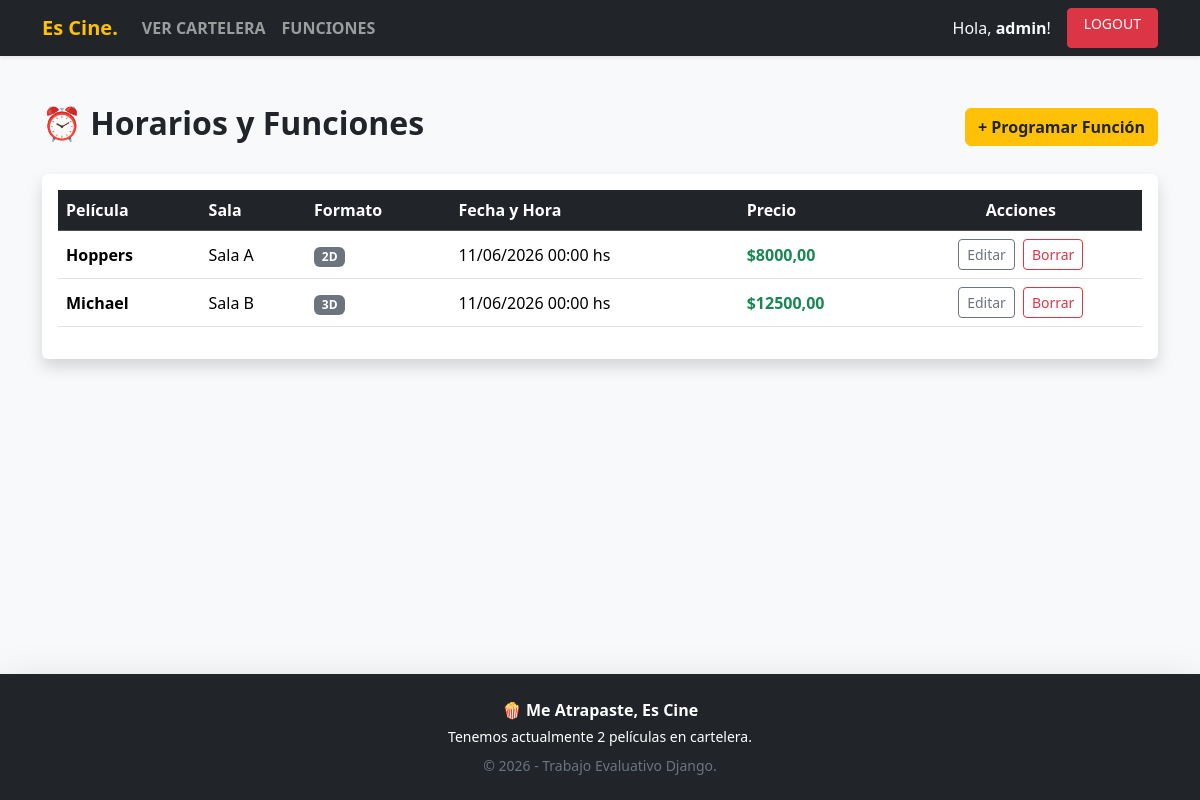
/cine/funciones/ (signed in), run on an earlier commit of the app's database.
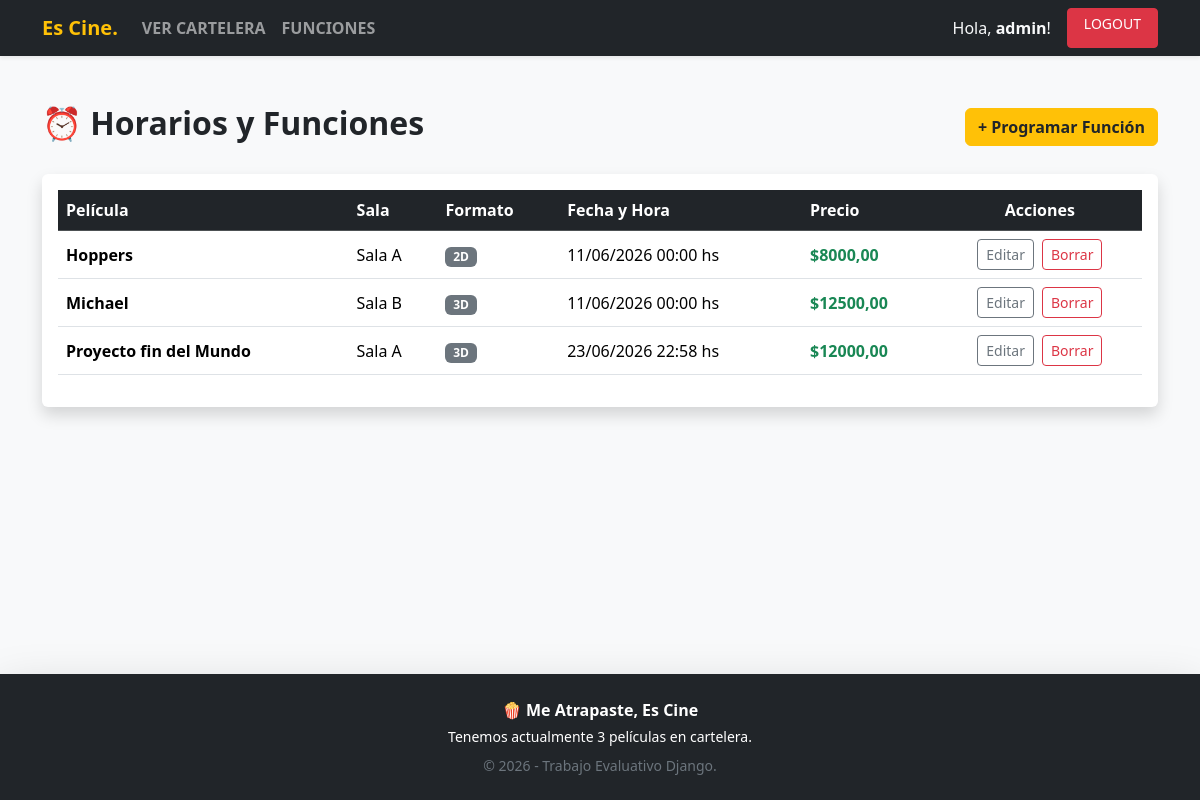
And on a later commit of the database.
### tickets/models.py (models this page shows, shortened)
class Funcion(models.Model):
    FORMATO_CHOICES = [
        ('2D', 'Proyección 2D'),
        ('3D', 'Proyección 3D'),
        ('4D', 'Proyección 4D'),
    ]
    pelicula = models.ForeignKey(Pelicula, on_delete=models.CASCADE, related_name='funciones')
    sala = models.ForeignKey(Sala, on_delete=models.CASCADE, related_name='funciones')
    fecha_hora = models.DateTimeField()
    precio_entrada = models.DecimalField(max_digits=8, decimal_places=2)
    formato = models.CharField(max_length=2, choices=FORMATO_CHOICES, default='2D')

class Pelicula(models.Model):
    titulo = models.CharField(max_length=200)
    sinopsis = models.TextField()
    duracion = models.IntegerField(help_text="Duración en minutos")
    poster = models.ImageField(upload_to='posters/', null=True, blank=True)

class Sala(models.Model):
    nombre = models.CharField(max_length=100, help_text="Ej: Sala 1, Sala 2, etc.")
    capacidad = models.IntegerField()

### tickets/views.py (the view)
# urls.py: path('funciones/', views.lista_funciones, name='lista_funciones'),
@login_required
def lista_funciones(request):
    funciones = Funcion.objects.all().order_by('fecha_hora')
    return render(request, 'tickets/lista_funciones.html', {'funciones': funciones})

### tickets/context_processors.py (called while the page is built)
def info_cine(request):
    return {
        'nombre_cine': '🍿 Me Atrapaste, Es Cine',
        'anio_actual': datetime.now().year,
        'total_peliculas': Pelicula.objects.count()
    }

### templates/tickets/lista_funciones.html
{% extends 'base.html' %}
{% block contenido %}
<div class="d-flex justify-content-between align-items-center mb-4">
    <h2 class="fw-bold text-dark">⏰ Horarios y Funciones</h2>
    {% if perms.tickets.add_funcion %}
        <a href="{% url 'crear_funcion' %}" class="btn btn-warning fw-bold text-dark">+ Programar Función</a>
    {% endif %}
</div>
<div class="card shadow border-0 bg-white p-3">
    <div class="table-responsive">
        <table class="table table-hover align-middle">
            <thead class="table-dark">
                <tr>
                    <th>Película</th>
                    <th>Sala</th>
                    <th>Formato</th>
                    <th>Fecha y Hora</th>
                    <th>Precio</th>
                    {% if perms.tickets.change_funcion or perms.tickets.delete_funcion %}
                        <th class="text-center">Acciones</th>
                    {% endif %}
                </tr>
            </thead>
            <tbody>
                {% for f in funciones %}
                <tr>
                    <td class="fw-bold">{{ f.pelicula.titulo }}</td>
                    <td>{{ f.sala.nombre }}</td>
                    <td><span class="badge bg-secondary">{{ f.formato }}</span></td>
                    <td>{{ f.fecha_hora|date:"d/m/Y H:i" }} hs</td>
                    <td class="text-success fw-bold">${{ f.precio_entrada }}</td>
                    {% if perms.tickets.change_funcion or perms.tickets.delete_funcion %}
                    <td class="text-center">
                        <div class="d-flex justify-content-center gap-2">
                            {% if perms.tickets.change_funcion %}
                                <a href="{% url 'editar_funcion' f.id %}" class="btn btn-sm btn-outline-secondary">Editar</a>
                            {% endif %}
                            {% if perms.tickets.delete_funcion %}
                                <a href="{% url 'eliminar_funcion' f.id %}" class="btn btn-sm btn-outline-danger">Borrar</a>
                            {% endif %}
                        </div>
                    </td>
                    {% endif %}
                </tr>
                {% empty %}
                <tr>
                    <td colspan="6" class="text-center text-muted py-4">No hay funciones programadas por el momento.</td>
                </tr>
                {% endfor %}
            </tbody>
        </table>
    </div>
</div>
{% endblock %}

### templates/base.html (shortened to what this page needs)
<!DOCTYPE html>
<html lang="es">
<head>
    <link href="https://cdn.jsdelivr.net/npm/bootstrap@5.3.3/dist/css/bootstrap.min.css" rel="stylesheet">
</head>
<body class="bg-light d-flex flex-column min-vh-100">
    <nav class="navbar navbar-expand-lg navbar-dark bg-dark shadow-sm">
        <div class="container">
            <a class="navbar-brand fw-bold text-warning" href="/"> Es Cine.</a>
            <div class="collapse navbar-collapse" id="navbarNav">
                <ul class="navbar-nav me-auto">
                    <li class="nav-item"><a class="nav-link fw-bold" href="{% url 'lista_peliculas' %}">VER CARTELERA</a></li>
                    <li class="nav-item"><a class="nav-link fw-bold" href="{% url 'lista_funciones' %}">FUNCIONES</a></li>
                </ul>
                <div class="navbar-nav ms-auto gap-2">
                    {% if user.is_authenticated %}
                        <span class="navbar-text text-light me-2">Hola, <strong>{{ user.username }}</strong>!</span>
                        <a class="btn btn-danger btn-sm px-3" href="{% url 'logout' %}">LOGOUT</a>
                    {% else %}
                        <a class="btn btn-outline-warning btn-sm px-3" href="{% url 'login' %}">LOGIN</a>
                        <a class="btn btn-warning btn-sm px-3 text-dark" href="{% url 'registro' %}">REGISTRARSE</a>
                    {% endif %}
                </div>
            </div>
        </div>
    </nav>
    <div class="container my-5">
        {% block contenido %}
        {% endblock %}
    </div>
    <footer class="bg-dark text-white text-center py-4 mt-auto shadow-lg">
        <div class="container">
            <p class="mb-1 fw-bold">{{ nombre_cine }}</p>
            <p class="mb-2 text-gray small">Tenemos actualmente {{ total_peliculas }} películas en cartelera.</p>
            <p class="mb-0 small text-secondary">&copy; {{ anio_actual }} - Trabajo Evaluativo Django.</p>
        </div>
    </footer>
</body>
</html>

What changed in the data, as far as the page shows it:
added Funcion: pelicula.titulo "Proyecto fin del Mundo", sala.nombre "Sala A", formato "3D", fecha_hora "23/06/2026 22:58", precio_entrada "12000,00"
Also different on the page:
{{ total_peliculas }}: "2" → "3"
